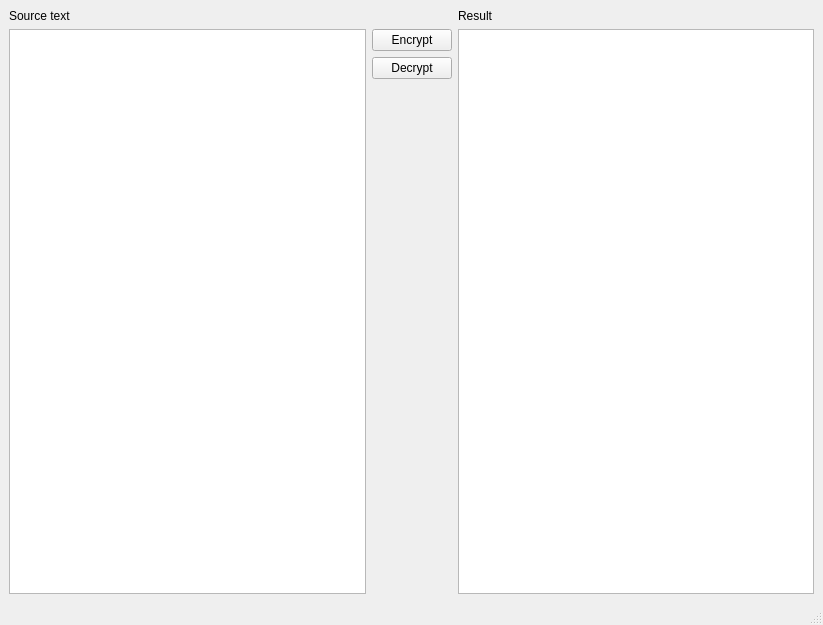
<?xml version="1.0" encoding="UTF-8"?>
<ui version="4.0">
 <class>MainWindow</class>
 <widget class="QMainWindow" name="MainWindow">
  <property name="geometry">
   <rect>
    <x>0</x>
    <y>0</y>
    <width>823</width>
    <height>625</height>
   </rect>
  </property>
  <property name="windowTitle">
   <string>MainWindow</string>
  </property>
  <widget class="QWidget" name="centralwidget">
   <property name="sizePolicy">
    <sizepolicy hsizetype="Preferred" vsizetype="Preferred">
     <horstretch>0</horstretch>
     <verstretch>0</verstretch>
    </sizepolicy>
   </property>
   <layout class="QGridLayout" name="gridLayout">
    <item row="1" column="2">
     <widget class="QTextEdit" name="resultTextEdit"/>
    </item>
    <item row="1" column="0">
     <widget class="QTextEdit" name="sourceTextEdit"/>
    </item>
    <item row="1" column="1">
     <layout class="QVBoxLayout" name="verticalLayout">
      <item>
       <widget class="QPushButton" name="encryptButton">
        <property name="text">
         <string>Encrypt</string>
        </property>
       </widget>
      </item>
      <item>
       <widget class="QPushButton" name="decryptButton">
        <property name="text">
         <string>Decrypt</string>
        </property>
       </widget>
      </item>
      <item>
       <widget class="QLabel" name="infoLabel">
        <property name="sizePolicy">
         <sizepolicy hsizetype="Preferred" vsizetype="Minimum">
          <horstretch>0</horstretch>
          <verstretch>0</verstretch>
         </sizepolicy>
        </property>
        <property name="text">
         <string/>
        </property>
       </widget>
      </item>
     </layout>
    </item>
    <item row="0" column="0">
     <widget class="QLabel" name="label">
      <property name="text">
       <string>Source text</string>
      </property>
     </widget>
    </item>
    <item row="0" column="2">
     <widget class="QLabel" name="label_2">
      <property name="text">
       <string>Result</string>
      </property>
     </widget>
    </item>
   </layout>
  </widget>
  <widget class="QMenuBar" name="menubar">
   <property name="geometry">
    <rect>
     <x>0</x>
     <y>0</y>
     <width>823</width>
     <height>22</height>
    </rect>
   </property>
  </widget>
  <widget class="QStatusBar" name="statusbar"/>
 </widget>
 <resources/>
 <connections/>
</ui>
